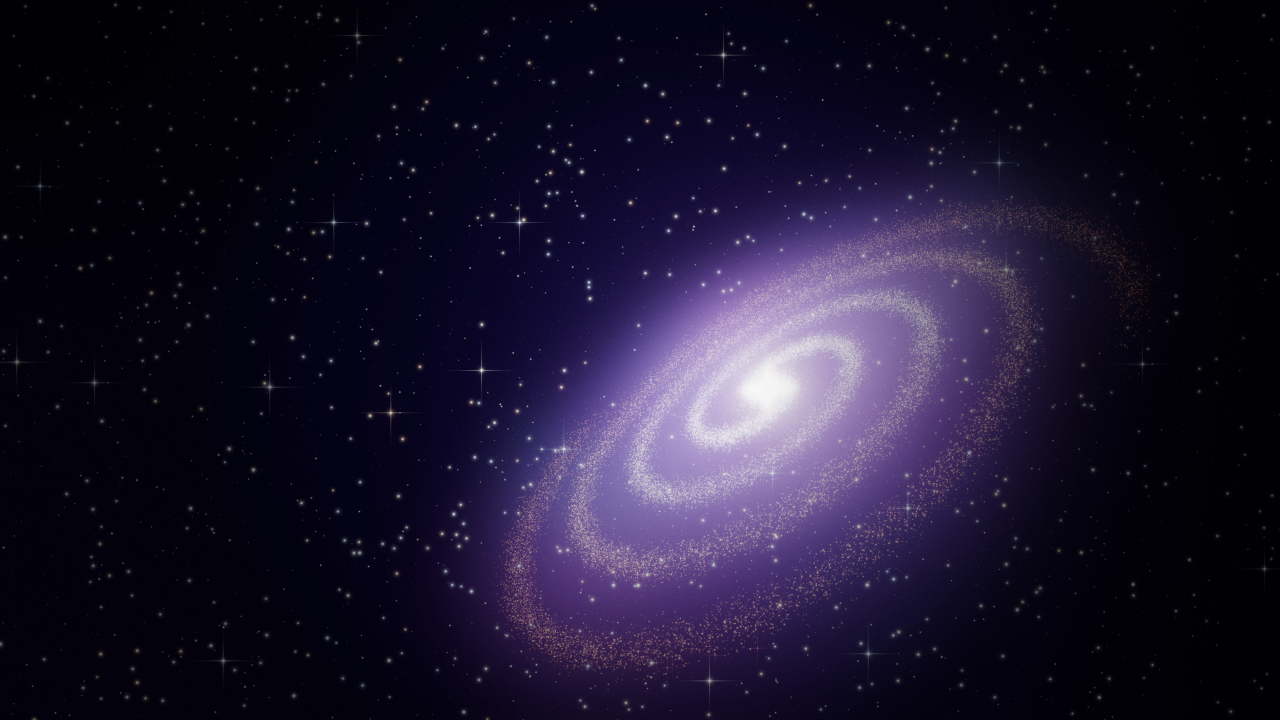
#> input picture branding/wallpapers/default.jpg, 3840 x 2160 px, found by its file name (shown at 1/3 size)
$ python wp_derive.py
#> lines starting #> are read from the running program, lines starting #| are printed output that depends on the picture
### branding/tools/lib.py
"""AyazOS branding: shared numpy rendering helpers (run inside the VM)."""
import os, sys, math
import numpy as np
from PIL import Image
from scipy import ndimage as ndi

SCALE = float(os.environ.get("SCALE", "1.0"))
W = int(round(3840 * SCALE)); H = int(round(2160 * SCALE))
U = H / 2160.0                      # pixel unit (1.0 == 4K pixel)
OUT = os.environ.get("OUT", os.path.expanduser("~/brand/out"))
PREV = SCALE < 1.0

def outpath(rel):
    p = os.path.join(OUT, rel)
    os.makedirs(os.path.dirname(p), exist_ok=True)
    return p

# ---------------------------------------------------------------- noise
_GT = np.array([(1,0),(-1,0),(0,1),(0,-1),(.7071,.7071),(-.7071,.7071),(.7071,-.7071),(-.7071,-.7071)], np.float32)

# [42 lines left out: functions _hash, gnoise, fbm, grid, not called in this run]

def half():  # working-res size for smooth fields
    return max(W // 2, 8), max(H // 2, 8)

def resize(a, w, h, resample=Image.BICUBIC):
    if a.ndim == 2:
        return np.asarray(Image.fromarray(a.astype(np.float32), "F").resize((w, h), resample))
    return np.stack([resize(a[..., c], w, h, resample) for c in range(a.shape[2])], -1)

def up(a):  # half-res field -> full-res
    return resize(a, W, H)

def blur(a, sigma):
    if sigma < 0.3: return a
    a = a.astype(np.float32)
    f = int(sigma // 3)
    sig = (sigma, sigma, 0) if a.ndim == 3 else (sigma, sigma)
    if f < 2:
        return ndi.gaussian_filter(a, sig, mode="nearest")
    h, w = a.shape[:2]
    sm = resize(a, max(w // f, 2), max(h // f, 2), Image.BOX)
    sm = ndi.gaussian_filter(sm, (sigma / f, sigma / f, 0) if a.ndim == 3 else (sigma / f,) * 2, mode="nearest")
    return resize(sm, w, h, Image.BICUBIC)

def smoothstep(a, b, x):
    t = np.clip((x - a) / (b - a), 0, 1)
    return t * t * (3 - 2 * t)

def mix(a, b, t):
    return a + (b - a) * t

# [6 lines left out: function ramp, not called in this run]

def hexc(h):
    h = h.lstrip("#"); return tuple(int(h[i:i+2], 16) / 255 for i in (0, 2, 4))

# ---------------------------------------------------------------- stars
# [54 lines left out: functions splat, spikes, bloom, tonemap, not called in this run]

def srgb(x):
    x = np.clip(x, 0, 1)
    return np.where(x <= 0.0031308, 12.92 * x, 1.055 * np.power(x, 1 / 2.4) - 0.055)

def grain_dither(img, grain=0.010, seed=1):
    rng = np.random.default_rng(seed)
    h, w = img.shape[:2]
    lum = img.mean(-1, keepdims=True)
    g = ndi.gaussian_filter(rng.standard_normal((h, w)).astype(np.float32), 0.65)
    g /= g.std() + 1e-6
    img = img + (g[..., None] * grain * (0.35 + 0.65 * np.sqrt(np.clip(lum, 0, 1))))
    tri = (rng.random((h, w, 1), np.float32) - rng.random((h, w, 1), np.float32)) / 255.0
    return img + tri

# [4 lines left out: function vignette, not called in this run]

def save_jpg(img01, rel, q=92):
    """img01: display-referred float image in [0,1], saved with dither."""
    a = np.clip(img01 * 255 + 0.5, 0, 255).astype(np.uint8)
    p = outpath(rel)
    Image.fromarray(a).save(p, "JPEG", quality=q, subsampling=0, optimize=True)
    print("wrote", p, os.path.getsize(p) // 1024, "KB", flush=True)
    return p

# [29 lines left out: functions finish, bg_stars, not called in this run]

### branding/tools/wp_derive.py
"""Blurred/darkened default (lock screen, low-power) + 1920x1080 thumbnails of every wallpaper."""
import glob, os
from lib import *
src = outpath("wallpapers/default.jpg")
im = np.asarray(Image.open(src).convert("RGB"), np.float32) / 255
lin = np.power(im, 2.2)
b = blur(lin, 38 * (W / 3840.0))
#> in blur, `sm = resize(a, max(w // f, 2), max(h // f, 2), Image.BOX)`:
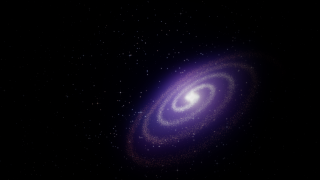
#> sm: shape (180, 320, 3) float32; mean of channels 0, 1, 2 0.041, 0.0299, 0.0668; drawn as R, G, B
lum = b.mean(-1, keepdims=True)
b = lum + (b - lum) * 0.85                      # slight desaturation
b = b * 0.55 + np.array([0.004, 0.003, 0.012], np.float32)
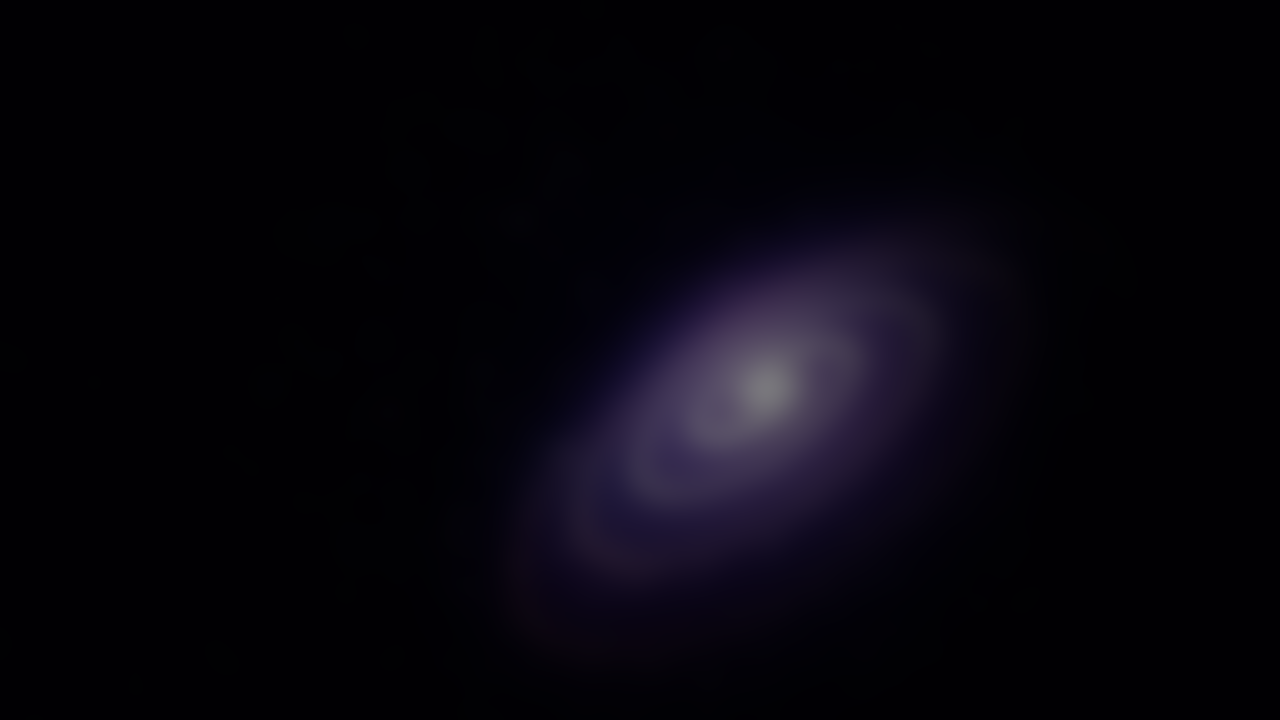
#> b: shape (2160, 3840, 3) float32 (shown at 1/3 size); mean R, G, B 0.026, 0.0197, 0.0452
x = grain_dither(srgb(np.clip(b, 0, 1)), 0.006, 3)
#> in srgb, `return np.where(x <= 0.0031308, 12.92 * x, 1.055 * np.power(x, 1 / 2.4..`:
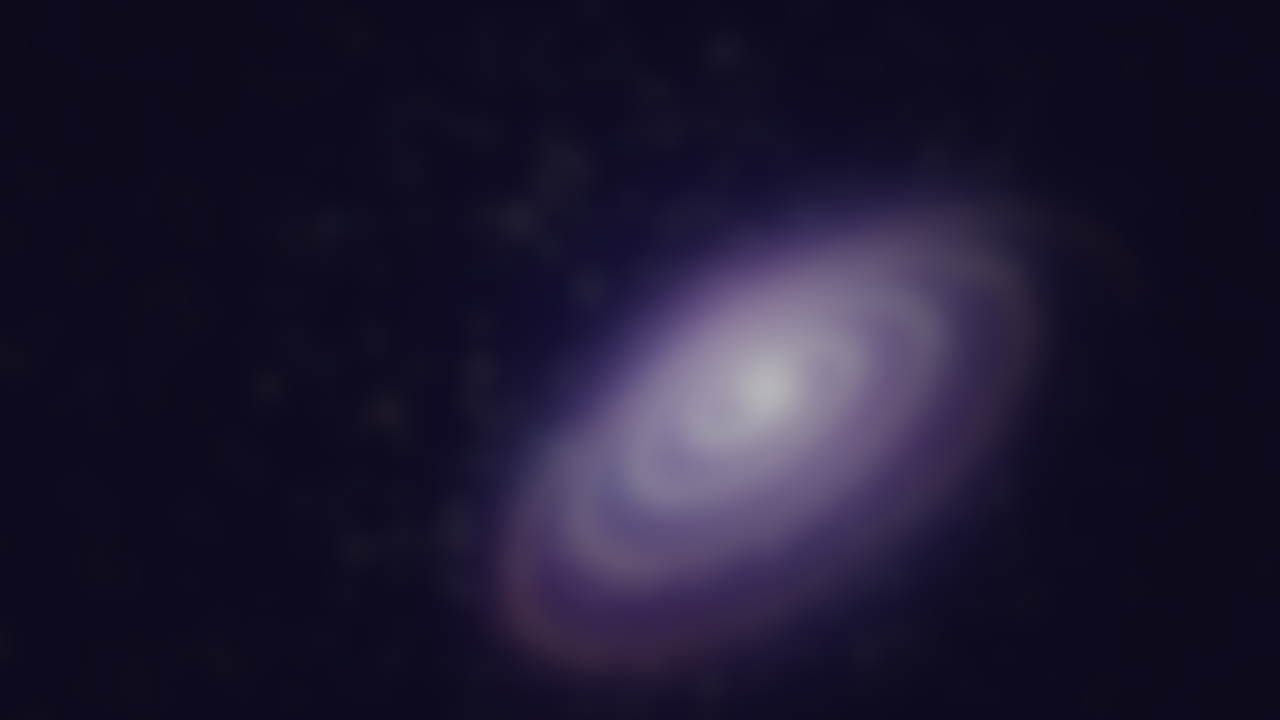
#> returned value: shape (2160, 3840, 3) float32 (shown at 1/3 size); mean of channels 0, 1, 2 0.119, 0.101, 0.192; drawn as R, G, B
#> in grain_dither, `lum = img.mean(-1, keepdims=True)`:
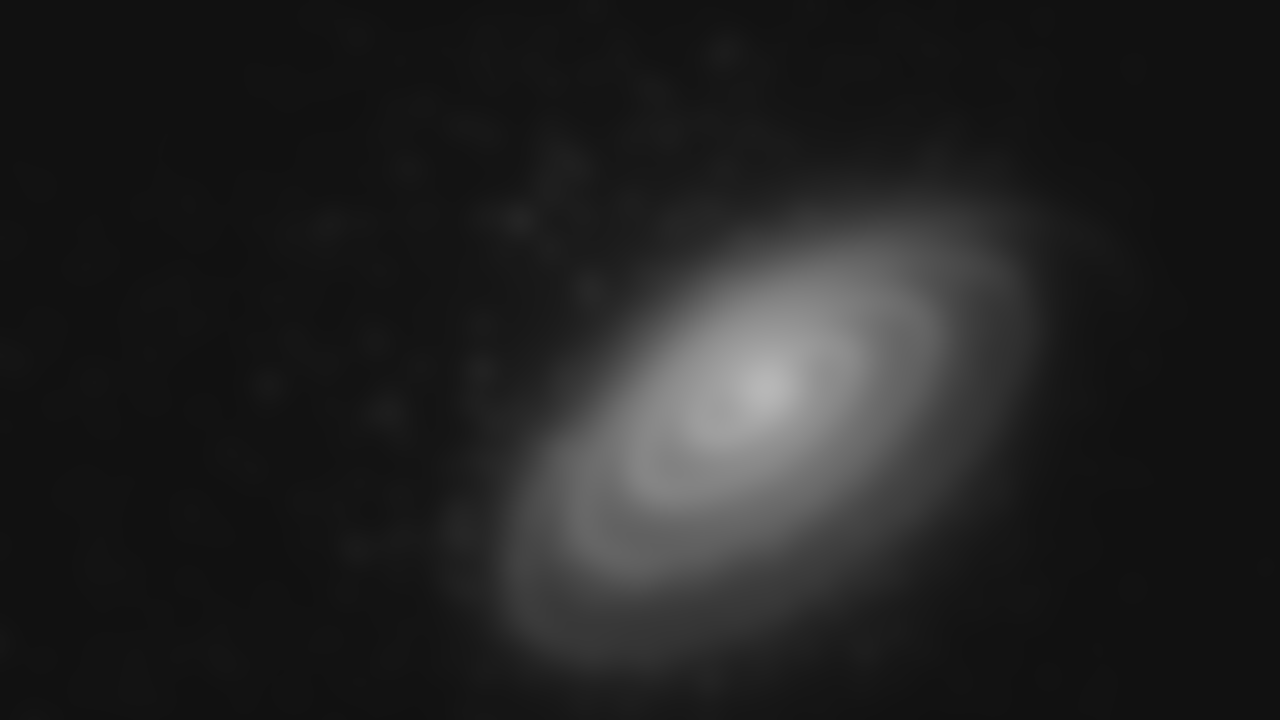
#> lum: shape (2160, 3840, 1) float32 (shown at 1/3 size); min 0.0673, max 0.72, mean 0.135
#> in grain_dither, `g = ndi.gaussian_filter(rng.standard_normal((h, w)).astype(np.float32)..`:
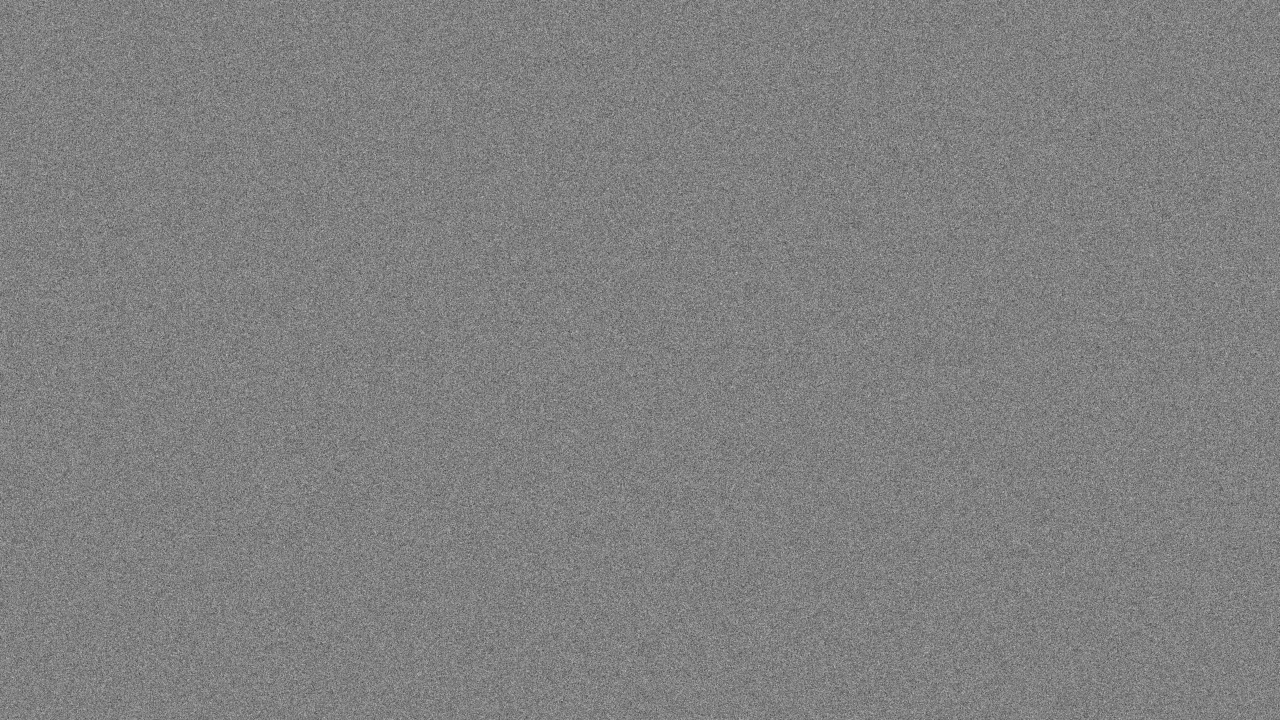
#> g: shape (2160, 3840) float32 (shown at 1/3 size); min -2.37, max 2.32, mean -0.000321; drawn with min black and max white
save_jpg(x, "wallpapers/default-blur.jpg", 90)
for p in sorted(glob.glob(os.path.join(OUT, "wallpapers", "*.jpg"))):
    n = os.path.basename(p)
    if n.endswith("-blur.jpg"): continue
    t = Image.open(p).convert("RGB").resize((1920, 1080), Image.LANCZOS)
    tp = outpath("wallpapers/thumbs/" + n); t.save(tp, "JPEG", quality=88, subsampling=0, optimize=True)
    print("thumb", tp, flush=True)
